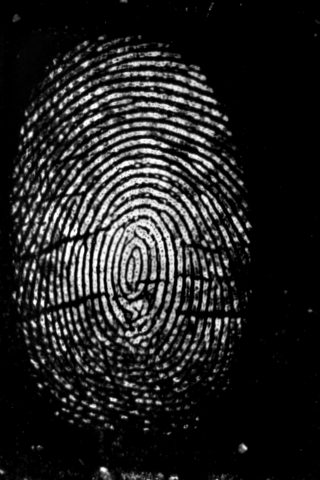
%> input picture Fingerprint-Recognition/liveExample.bmp, 320 x 480 px
$ octave --eval "result = BIO_PAD_FG_CANDIDATES(imread('liveExample.bmp'));"   (GNU Octave 9; MATLAB toolbox functions it lacks are replaced by stand-ins)
%> lines starting %> are read from the running program, lines starting %| are printed output that depends on the picture
function CANDIDATES = BIO_PAD_FG_CANDIDATES(IMAGE)

% BIO_PAD_FG_CANDIDATES provides the candidate set (not optimal) of the
%   fingerprint sweat pores. This algorithm consists of two steps:
%
%   1. filtering with the Laplacian of Gaussian filter,
%   2. applying the intensity threshold to cut the background down:
%      white pixels (ones) denote the position of candidate sweat pores,
%      black pixels (zeros) denote the background.
%
% Input parameters:
%   IMAGE      - gray scale image to be processed.
%
% Output parameters:
%   CANDIDATES - candidate positions of the sweat pores (white pixel
%      denotes a candidate pore, black is the background).

% ___________________________________________________________________
% Adam Czajka, Warsaw University of Technology, Poland
% v.11.14.2014
%
% This software was prepared for the Biometrics course (CSE 40537|60537)
% organized at the University of Notre Dame, IN, USA, and can be used
% solely for the purpose of this course.


%% STEP 1: Filtering with the Laplacian of Gaussian filter

% TODO: Adapt the parameters of the filtering kernel so as to make your
% method sensitiv to sweat pores. NOTE: must be an odd number (!)
FILTERSIZE = [11 11];
SIGMA = 0.8; %0.3

% Prepare the LoG kernel
KERNEL = fspecial('log', FILTERSIZE, SIGMA);

% [6 lines of commented-out code are left out]
FILTERED_IMAGE = conv2(double(IMAGE),KERNEL,'same');
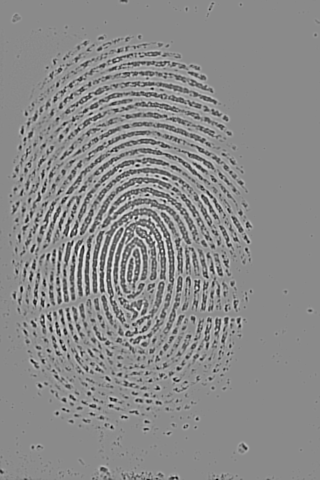
%> FILTERED_IMAGE: size 480x320 double; min -136.9, max 114.9, mean 0; drawn with min black and max white

% Normalize the values of the filtered image to [0,1] range
FILTERED_IMAGE = (FILTERED_IMAGE - min(FILTERED_IMAGE(:)))/(max(FILTERED_IMAGE(:))-min(FILTERED_IMAGE(:)));


%% STEP 2: Applying the intensity threshold to cut the background down

% TODO: Calculate the binarization threshold for marking the sweat pore
% candidates. The threshold should be in the range [0;1] due to prior
% normalization of the filtered image. Consider the following
% possibilities:

% 1. Global (static) threshold based on your experiments:
THRESHOLD1 = 0.6;

% 2. First order statistics (median or mean value):
THRESHOLD2a = median(FILTERED_IMAGE(:));
%> THRESHOLD2a = 0.544
THRESHOLD2b = mean(FILTERED_IMAGE(:));
%> THRESHOLD2b = 0.544

% 3. First and second order statistics together, e.g., median value
%    increased by a standard deviations:
THRESHOLD3 = mean(FILTERED_IMAGE(:)) + std(FILTERED_IMAGE(:));
%> THRESHOLD3 = 0.642

% 4. Between-to-within class variance ratio (Fisher statistics), e.g., Otsu
%    method implemented in the Image Processing Toolbox:
THRESHOLD4 = graythresh(FILTERED_IMAGE);
%> THRESHOLD4 = 0.463


% Apply your preferred threshold (1, 2a, 2b, 3 or 4) and calculate the
% binary image marking sweat pore candidates
CANDIDATES = logical(im2bw(FILTERED_IMAGE, THRESHOLD4));
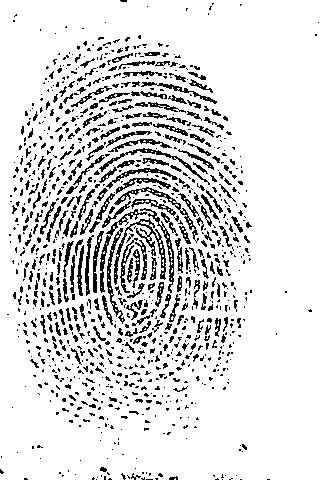
%> CANDIDATES: size 480x320 logical; 86.8% white; black in thin lines or dots
